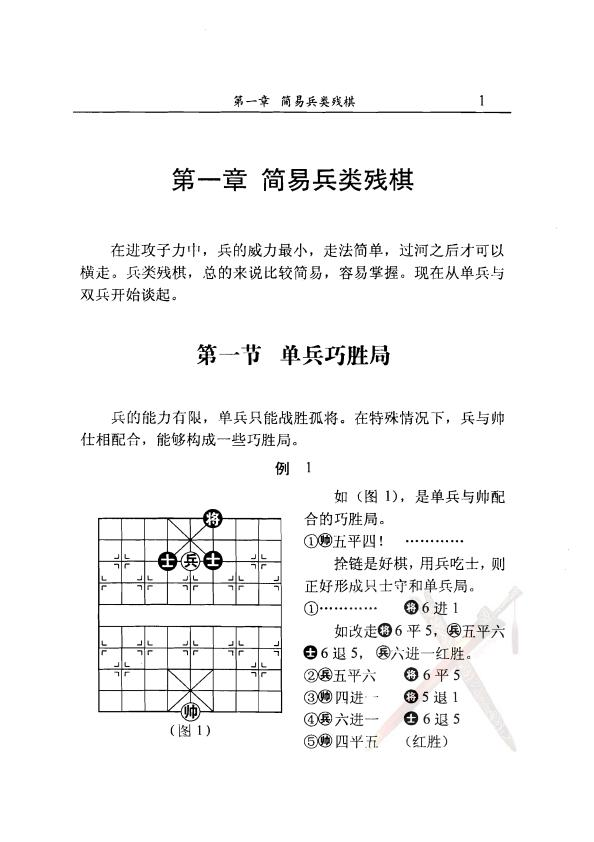
#> input picture documents/split_pages/page_14.jpg, 594 x 842 px
$ python render_v4.py
#> lines starting #> are read from the running program, lines starting #| are printed output that depends on the picture
from PIL import Image, ImageDraw, ImageFont
import textwrap

# 1. Tinh chỉnh Hình 1: Cắt gọn phần lề phải để tránh dính chữ gốc, thu nhỏ nhãn
img_source = Image.open('documents/split_pages/page_14.jpg')
#> img_source is the input picture: PIL image 594x842 RGB; mean R, G, B 245.4, 245.4, 245.3
w, h = img_source.size
#> w = 594; h = 842

# Tọa độ mới: Cắt gọn lề phải (xmax giảm từ 520 xuống 485)
# xmin, ymin, xmax, ymax
left = 130 * w / 1000
#> left = 77.22
top = 560 * h / 1000
#> top = 471.5
right = 485 * w / 1000
#> right = 288.1
bottom = 900 * h / 1000
#> bottom = 757.8
crop = img_source.crop((left, top, right, bottom))
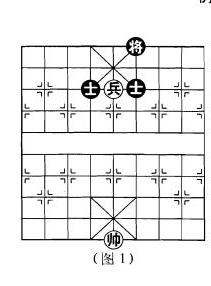
#> crop: PIL image 211x286 RGB; min 0, max 255, mean 234.2

cw, ch = crop.size
#> cw = 211; ch = 286
draw_crop = ImageDraw.Draw(crop)
# Xóa vùng chữ cũ triệt để
draw_crop.rectangle([0, ch * 0.84, cw, ch], fill='white')

# Sử dụng font size nhỏ hơn nữa cho nhãn (cỡ 26) để đồng nhất hoàn toàn
try:
    font_label = ImageFont.truetype('arial.ttf', 26)
except:
    font_label = ImageFont.load_default()

draw_crop.text((cw/2, ch * 0.88), "(Hình 1)", fill='black', font=font_label, anchor='mm')
crop.save('documents/split_pages/hinh_1_refined_final.jpg')
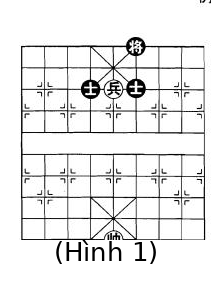
#> saved as hinh_1_refined_final.jpg: PIL image 211x286 RGB; min 0, max 255, mean 233

# 2. Render trang hoàn chỉnh V4
canvas_w, canvas_h = 2480, 3508
canvas = Image.new('RGB', (canvas_w, canvas_h), 'white')
#> canvas: PIL image 2480x3508 RGB; every value is 255
draw = ImageDraw.Draw(canvas)

try:
    font_bold = ImageFont.truetype('arialbd.ttf', 60)
    font_title = ImageFont.truetype('arialbd.ttf', 100)
    font_regular = ImageFont.truetype('arial.ttf', 55)
except:
    font_bold = font_title = font_regular = ImageFont.load_default()

def draw_styled_text(draw, pos, text, font_reg, font_bold, fill='black'):
    x, y = pos
    keywords = ['Tướng', 'Binh', 'Sĩ', 'Tượng', 'Pháo', 'Xe', 'Soái', 'Tốt']
    words = text.split(' ')
    current_x = x
    for word in words:
        clean_word = word.strip('.,()!')
        is_keyword = any(k.lower() == clean_word.lower() for k in keywords)
        active_font = font_bold if is_keyword else font_reg
        draw.text((current_x, y), word + ' ', fill=fill, font=active_font)
        bbox = draw.textbbox((current_x, y), word + ' ', font=active_font)
        current_x += (bbox[2] - bbox[0])

# Vẽ văn bản
y_offset = 200
draw.text((canvas_w/2, y_offset), "CHƯƠNG 1: TÀN CUỘC LOẠI BINH ĐƠN GIẢN", fill='black', font=font_title, anchor='mm')
y_offset += 250

intro_text = "Trong các quân tấn công, Binh có uy lực nhỏ nhất, cách đi đơn giản, sau khi qua sông mới có thể đi ngang. Tàn cuộc loại Binh nhìn chung tương đối đơn giản, dễ nắm bắt. Nay bắt đầu bàn từ Đơn Binh và Song Binh."
lines = textwrap.wrap(intro_text, width=70)
for line in lines:
    draw_styled_text(draw, (200, y_offset), line, font_regular, font_bold)
    y_offset += 80
#> after the loop, y_offset = 770

y_offset += 120
#> y_offset = 890
draw.text((canvas_w/2, y_offset), "TIẾT 1: ĐƠN BINH KHẾO THẮNG", fill='black', font=font_bold, anchor='mm')
y_offset += 150
#> y_offset = 1040

detail_text = "Năng lực của Binh có hạn, Đơn Binh chỉ có thể thắng Tướng đơn độc. Trong những tình huống đặc biệt, Binh phối hợp với Tướng, Sĩ, Tượng có thể tạo thành một số cục diện khéo thắng."
lines = textwrap.wrap(detail_text, width=70)
for line in lines:
    draw_styled_text(draw, (200, y_offset), line, font_regular, font_bold)
    y_offset += 80
#> this loop made 3 passes
#> y_offset on passes 1 to 3: 1120, 1200, 1280
#> after the loop, y_offset = 1280

y_offset += 100
#> y_offset = 1380
draw.text((200, y_offset), "Ví dụ 1:", fill='black', font=font_bold)
y_offset += 100
#> y_offset = 1480
draw_styled_text(draw, (200, y_offset), "Như (Hình 1), là ví dụ Đơn Binh phối hợp với Tướng khéo thắng.", font_regular, font_bold)

y_offset += 200
#> y_offset = 1680

# Chèn Hình 1 đã tinh chỉnh lề phải
h1_final = Image.open('documents/split_pages/hinh_1_refined_final.jpg')
h1w, h1h = h1_final.size
#> h1w = 211; h1h = 286
disp_w = 800
disp_h = int(h1h * (disp_w / h1w))
#> disp_h = 1084
canvas.paste(h1_final.resize((disp_w, disp_h), Image.Resampling.LANCZOS), (200, y_offset))
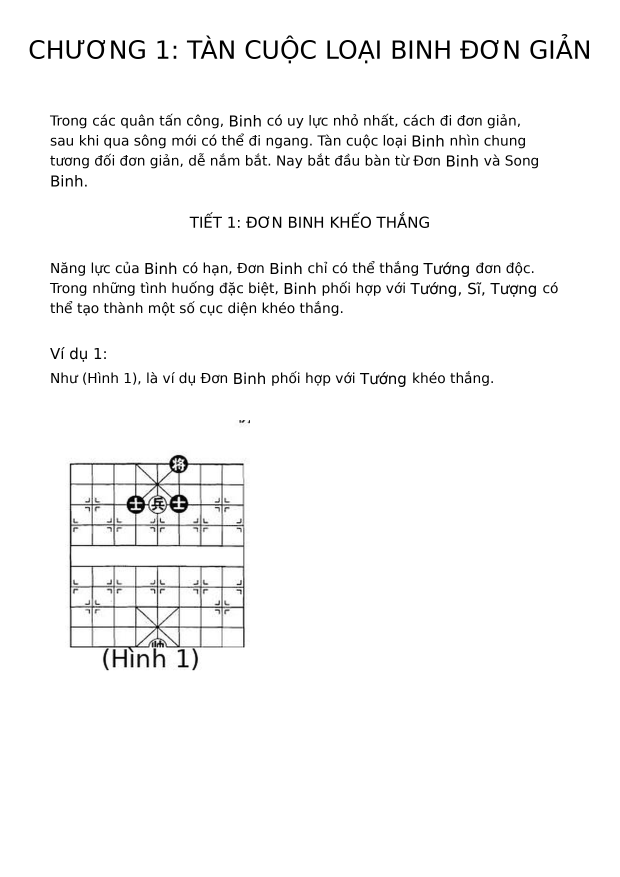
#> canvas: PIL image 2480x3508 RGB (shown at 1/4 size); min 0, max 255, mean 246.8

# Vẽ nước đi bên cạnh
x_moves = 1100
y_moves = y_offset + 30
#> y_moves = 1710
moves = [
    "1. Tướng 5 bình 4!",
    "(Nước cờ kiềm chế rất hay)",
    "    ... Tướng 6 tiến 1",
    "2. Binh 5 bình 6 - Tướng 6 bình 5",
    "3. Tướng 4 tiến 1 - Tướng 5 thoái 1",
    "4. Binh 6 tiến 1 - Sĩ 6 thoái 5",
    "5. Tướng 4 bình 5 (Đỏ thắng)"
]
for move in moves:
    draw_styled_text(draw, (x_moves, y_moves), move, font_regular, font_bold)
    y_moves += 90
#> this loop made 7 passes
#> y_moves on passes 1 to 7: 1800, 1890, 1980, 2070, 2160, 2250, 2340
#> after the loop, y_moves = 2340

canvas.save('documents/Tuong_Ky_Trang_1_Chuan_V4_Final.jpg')
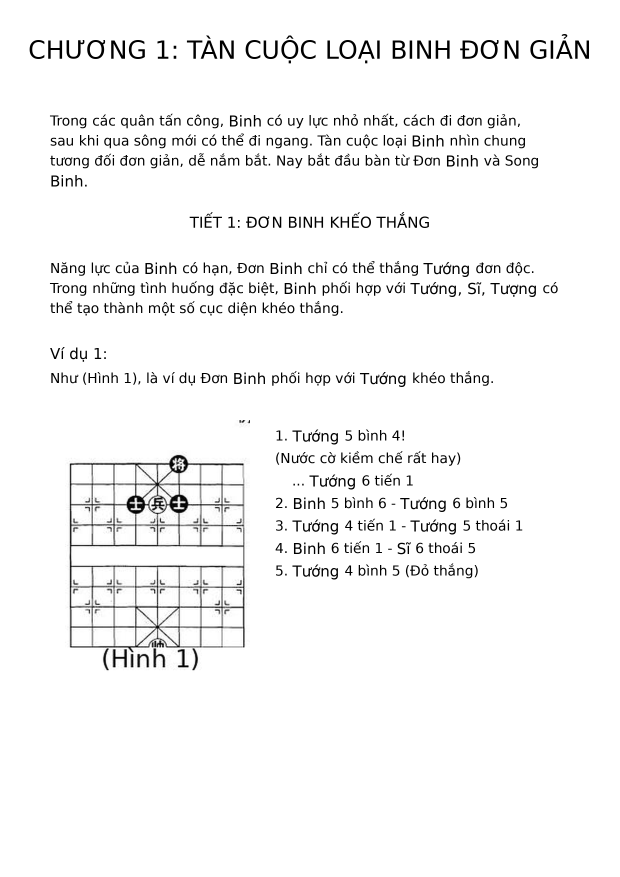
#> saved as Tuong_Ky_Trang_1_Chuan_V4_Final.jpg: PIL image 2480x3508 RGB (shown at 1/4 size); min 0, max 255, mean 245.2
print('Render V4 Final complete.')

$ run again, with documents/split_pages/page_10.jpg copied over documents/split_pages/page_14.jpg
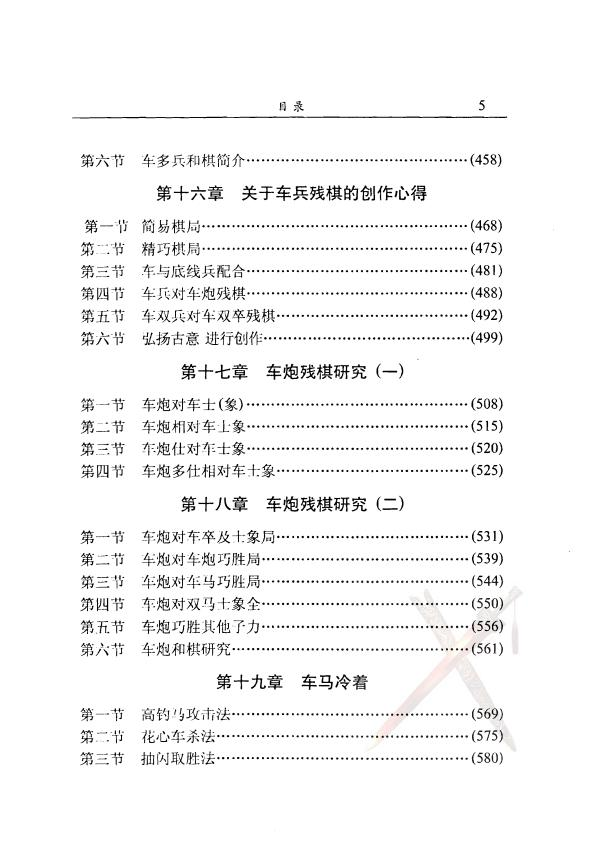
#> input picture documents/split_pages/page_10.jpg, 594 x 842 px
#> img_source is the input picture: PIL image 594x842 RGB; mean R, G, B 245.3, 245.2, 245.2
#> `crop.save('documents/split_pages/hinh_1_refined_final.jpg')`:
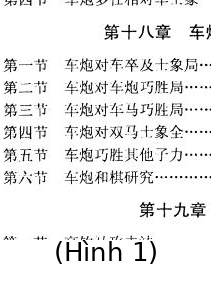
#> saved as hinh_1_refined_final.jpg: PIL image 211x286 RGB; min 0, max 255, mean 235.8
#> after the loop `for line in lines:`: y_offset = 770
#> `y_offset += 120`: y_offset = 890
#> `y_offset += 150`: y_offset = 1040
#> the loop `for line in lines:` made 3 passes
#> y_offset on passes 1 to 3: 1120, 1200, 1280
#> after the loop `for line in lines:`: y_offset = 1280
#> `y_offset += 100`: y_offset = 1380
#> `y_offset += 100`: y_offset = 1480
#> `y_offset += 200`: y_offset = 1680
#> `y_moves = y_offset + 30`: y_moves = 1710
#> the loop `for move in moves:` made 7 passes
#> y_moves on passes 1 to 7: 1800, 1890, 1980, 2070, 2160, 2250, 2340
#> after the loop `for move in moves:`: y_moves = 2340
#> `canvas.save('documents/Tuong_Ky_Trang_1_Chuan_V4_Final.jpg')`:
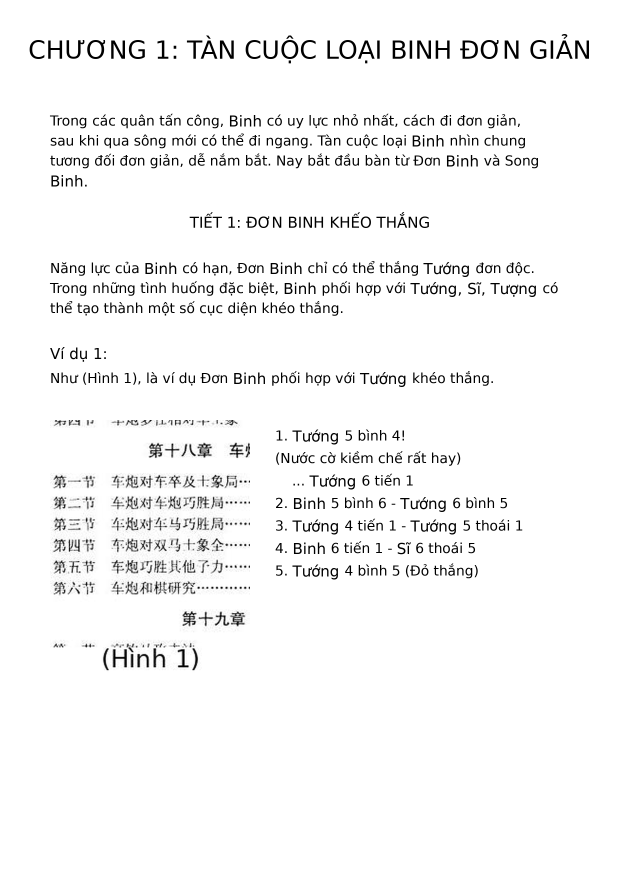
#> saved as Tuong_Ky_Trang_1_Chuan_V4_Final.jpg: PIL image 2480x3508 RGB (shown at 1/4 size); min 0, max 255, mean 245.4

$ run again, with documents/split_pages/page_11.jpg copied over documents/split_pages/page_14.jpg
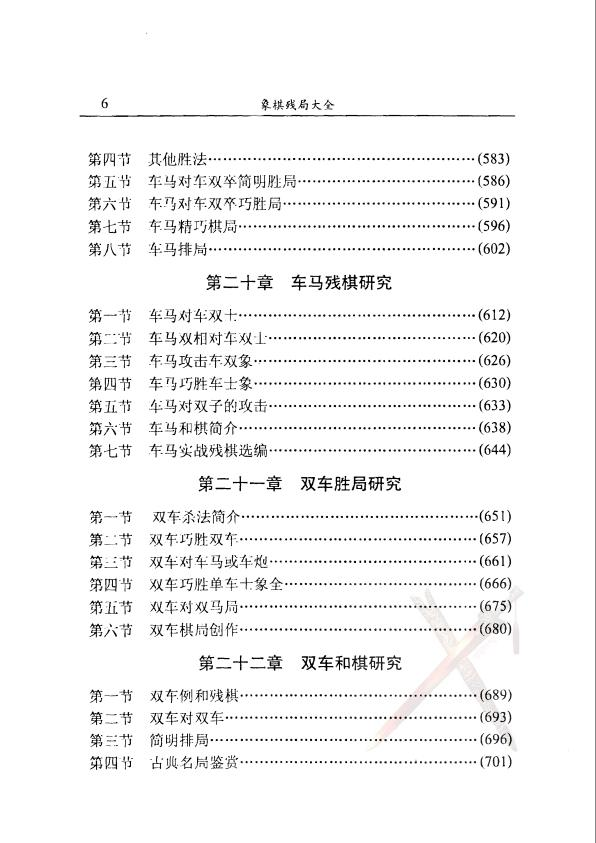
#> input picture documents/split_pages/page_11.jpg, 596 x 843 px
#> img_source is the input picture: PIL image 596x843 RGB; mean R, G, B 245.2, 245.1, 245.1
#> `crop.save('documents/split_pages/hinh_1_refined_final.jpg')`:
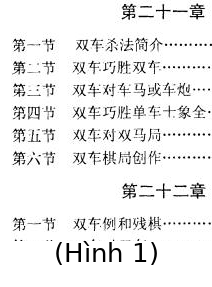
#> saved as hinh_1_refined_final.jpg: PIL image 212x287 RGB; min 0, max 255, mean 237.6
#> after the loop `for line in lines:`: y_offset = 770
#> `y_offset += 120`: y_offset = 890
#> `y_offset += 150`: y_offset = 1040
#> the loop `for line in lines:` made 3 passes
#> y_offset on passes 1 to 3: 1120, 1200, 1280
#> after the loop `for line in lines:`: y_offset = 1280
#> `y_offset += 100`: y_offset = 1380
#> `y_offset += 100`: y_offset = 1480
#> `y_offset += 200`: y_offset = 1680
#> `y_moves = y_offset + 30`: y_moves = 1710
#> the loop `for move in moves:` made 7 passes
#> y_moves on passes 1 to 7: 1800, 1890, 1980, 2070, 2160, 2250, 2340
#> after the loop `for move in moves:`: y_moves = 2340
#> `canvas.save('documents/Tuong_Ky_Trang_1_Chuan_V4_Final.jpg')`:
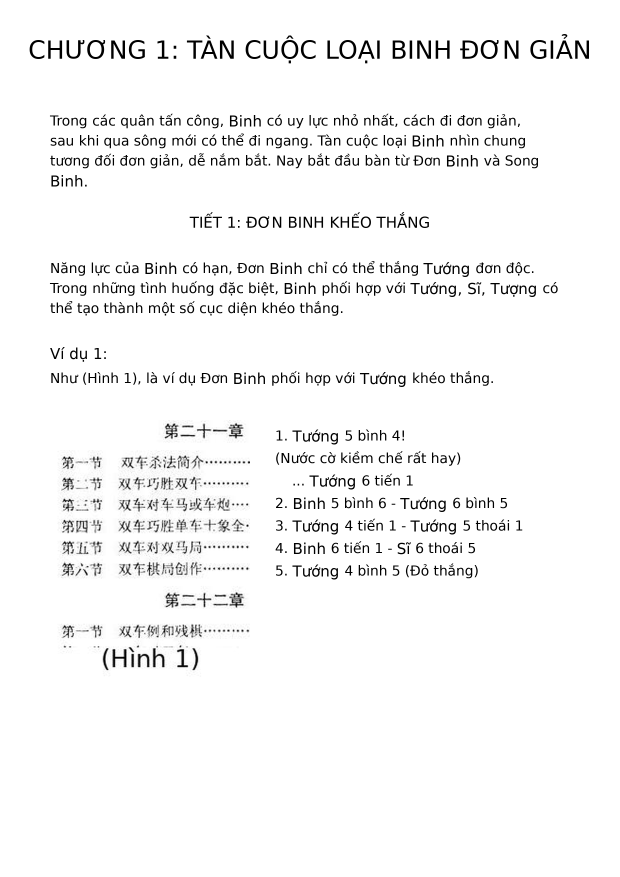
#> saved as Tuong_Ky_Trang_1_Chuan_V4_Final.jpg: PIL image 2480x3508 RGB (shown at 1/4 size); min 0, max 255, mean 245.6
